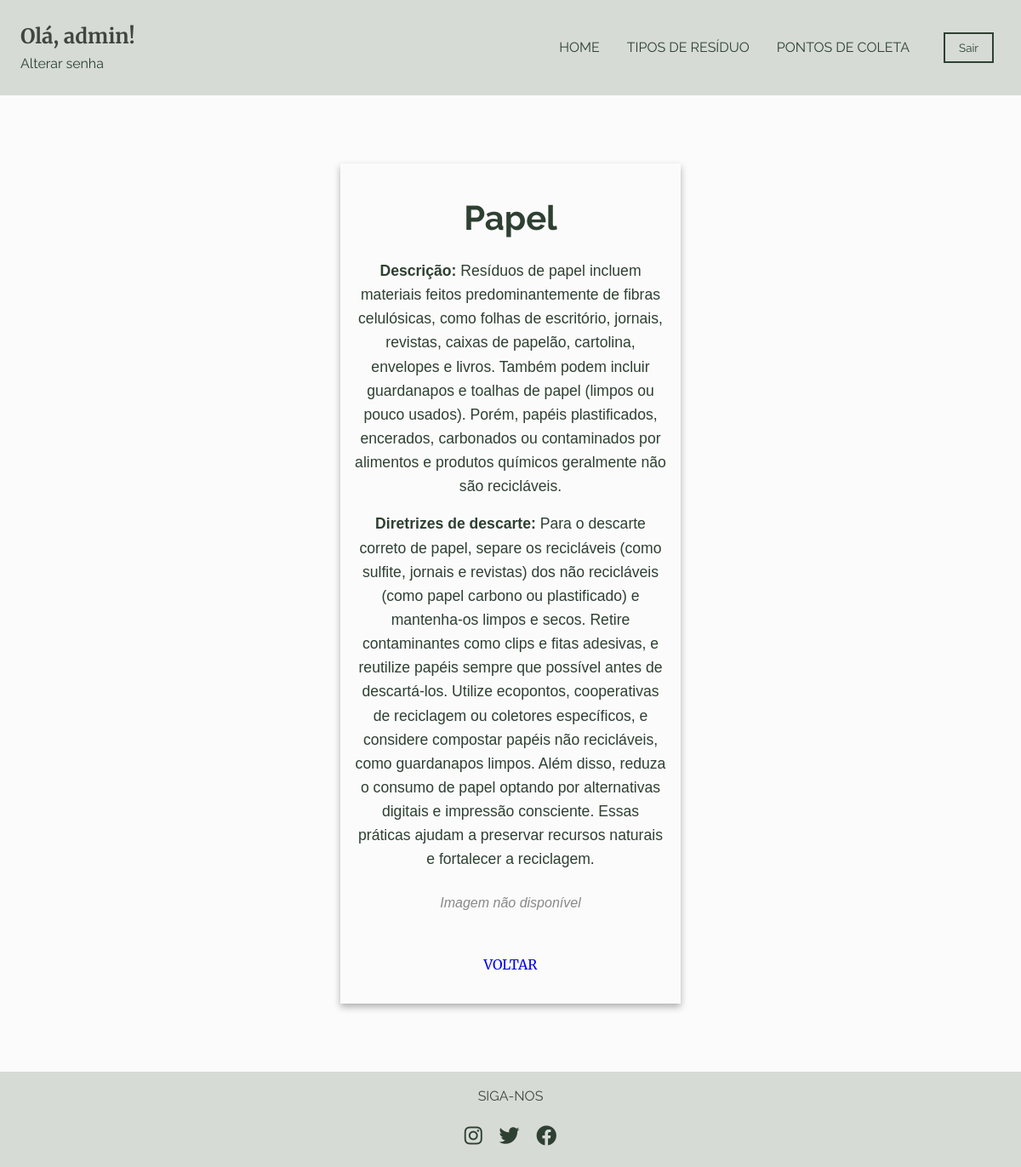
The app's page /accounts/residuo/1/ (signed in) with its own data.
### accounts/models.py (models this page shows, shortened)
class Residuo(models.Model):
    tipoResiduo = models.CharField(max_length=100)
    descricao = models.TextField()
    diretrizes = models.TextField()
    imagem = models.ImageField(upload_to='residuos_images/', null=True, blank=True)

### accounts/views.py (the view)
# urls.py: path('residuo/<int:pk>/', ResiduoDetailView.as_view(), name='residuo-detalhe'),
class ResiduoDetailView(DetailView):
    model = Residuo
    template_name = 'residuo-detalhe.html'
    context_object_name = 'residuo'

### accounts/templates/residuo-detalhe.html (shortened to what this page needs)
{% extends 'base.html' %}
{% block content %}
    <div class="signup-section">
        <h1 class="residuo-title">{{ residuo.tipoResiduo }}</h1>
        <div class="residuo-detail">
            <p><strong>Descrição:</strong> {{ residuo.descricao }}</p>
            <p><strong>Diretrizes de descarte:</strong> {{ residuo.diretrizes }}</p>
            {% if residuo.image %}
                <img src="{{ residuo.image.url }}" alt="{{ residuo.tipoResiduo }}" class="residuo-image">
            {% else %}
                <p class="image-not-available">Imagem não disponível</p>
            {% endif %}
        </div>
        <a href="{% url 'tipos-de-residuo' %}" class="signup-button">VOLTAR</a>
    </div>
{% endblock %}

### accounts/templates/base.html (shortened to what this page needs)
<!DOCTYPE html>
<html lang="pt-br">
<head>
    {% load static %}
    {% block styles %}
        <link rel="stylesheet" href="{% static 'css/style.css' %}">
        <link rel="stylesheet" href="https://cdnjs.cloudflare.com/ajax/libs/font-awesome/6.0.0-beta3/css/all.min.css">
    {% endblock %}
</head>
<body>
    <header>
        <div class="header-container">
            <nav>
                <div class="greetings">
                    {% if user.is_authenticated %}
                        <h1>Olá, {{ user.username }}!</h1>
                        <p><a href="{% url 'password_change' %}">Alterar senha</a></p>
                    {% endif %}
                </div>
                <a href="{% url 'home' %}">HOME</a>
                <a href="{% url 'tipos-de-residuo' %}">TIPOS DE RESÍDUO</a>
                <a href="{% url 'pontos-de-coleta' %}">PONTOS DE COLETA</a>
                <div class="header-buttons-container">
                    {% if user.is_authenticated %}
                    <form action="{% url 'logout' %}" method="post" style="display:inline;">
                        <button type="submit" class="login-button">Sair</button>
                    </form>
                    {% else %}
                        <a href="{% url 'login' %}" class="login-button">ENTRAR</a>
                        <a href="{% url 'signup' %}" class="subscribe-button">CADASTRE-SE</a>
                    {% endif %}
                </div>
            </nav>
        </div>
    </header>
    {% block content %}{% endblock %}
    <footer>
        <p>SIGA-NOS</p>
        <div class="social-links">
            <a href="#"><i class="fab fa-instagram"></i></a>
            <a href="#"><i class="fab fa-twitter"></i></a>
            <a href="#"><i class="fab fa-facebook"></i></a>
        </div>
    </footer>
</body>
</html>

### accounts/static/css/style.css (style rules this page uses)
:root { --background-color: #FBFBFB; --section-color: #E9EAEC; --secondary-color: #2e4032; --accent-color: #803769; --text-color: #404540; --header-footer-color: #D6DBD5; }
* { margin: 0; padding: 0; box-sizing: border-box; }
body { font-family: 'Merriweather', serif; background-color: var(--background-color); color: var(--text-color); line-height: 1.6; }
a { text-decoration: none; }
header { background-color: var(--header-footer-color); padding: 1rem; }
header nav { margin: 0.5rem; display: flex; justify-content: flex-end; align-items: center; gap: 2rem; }
header nav a { color: var(--secondary-color); font-family: 'Raleway', sans-serif; font-size: 1rem; }
header nav .login-button, header nav .subscribe-button { background: none; border: 2px solid var(--secondary-color); color: var(--secondary-color); margin: 0.5rem; padding: 0.5rem 1rem; font-family: 'Raleway', sans-serif; cursor: pointer; transition: background-color 0.3s; }
.greetings { flex-grow: 1; }
.header-buttons-container { display: flex; align-items: center; gap: 1rem; }
footer { background-color: var(--header-footer-color); padding: 1rem; text-align: center; }
footer p { font-family: 'Raleway', sans-serif; margin-bottom: 1rem; }
footer .social-links a { color: var(--secondary-color); margin: 0 0.5rem; font-size: 1.5rem; }
.signup-section { background-color: var(--background-color); color: var(--secondary-color); padding: 2rem 1rem; text-align: center; margin: 5rem auto; width: 90%; max-width: 400px; min-height: 70vh; box-shadow: 0 4px 8px rgba(0, 0, 0, 0.3); display: flex; flex-direction: column; justify-content: center; }
.residuo-title { font-family: 'Raleway', sans-serif; font-size: 2.5rem; margin-bottom: 1rem; text-align: center; }
.residuo-detail { margin-bottom: 2rem; font-family: 'Arial', sans-serif; font-size: 1.1rem; }
.residuo-detail p { margin-bottom: 1rem; }
.image-not-available { font-size: 1rem; color: #888; font-style: italic; text-align: center; margin-top: 1.5rem; }

### records on screen
Residuo: tipoResiduo "Papel", descricao "Resíduos de papel incluem materiais feitos predominantemente de fibras celulósicas, como folhas de escritório, jornais, revistas, caixas de papelão, cartolina, envelopes e livros. Também podem incluir guardanapos e toalhas de papel (limpos ou pouco usados). Porém, papéis plastificados, encerados, carbonados ou contaminados por alimentos e produtos químicos geralmente não são recicláveis.", diretrizes "Para o descarte correto de papel, separe os recicláveis (como sulfite, jornais e revistas) dos não recicláveis (como papel carbono ou plastificado) e mantenha-os limpos e secos. Retire contaminantes como clips e fitas adesivas, e reutilize papéis sempre que possível antes de descartá-los. Utilize ecopontos, cooperativas de reciclagem ou coletores específicos, e considere compostar papéis não recicláveis, como guardanapos limpos. Além disso, reduza o consumo de papel optando por alternativas digitais e impressão consciente. Essas práticas ajudam a preservar recursos naturais e fortalecer a reciclagem."

### other values on screen
{{ user.username }} "admin"
